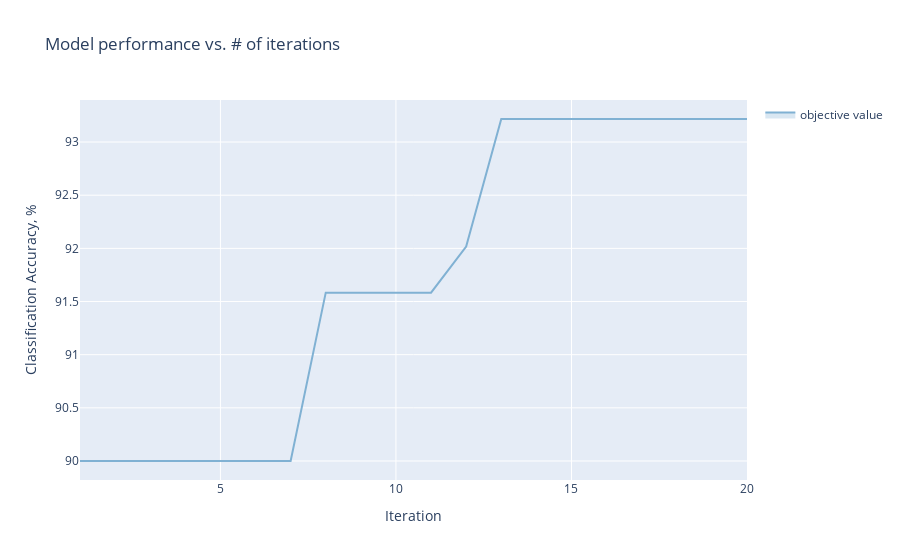

Notebook code cell kept with this figure:
### Code cell
# plot best objective as function of the iteration 
best_objectives = np.array([[trial.objective_mean*100 for trial in experiment.trials.values()]])
best_objective_plot = optimization_trace_single_method(
    y=np.maximum.accumulate(best_objectives, axis=1),
    title="Model performance vs. # of iterations",
    ylabel="Classification Accuracy, %",
)
render(best_objective_plot)

### Figure 1 — Plotly figure (JSON) as saved in the notebook; plotly's stock layout.template omitted (floating-point values rounded to 4 significant figures)
{"data": [{"hoverinfo": "none", "legendgroup": "", "line": {"width": 0}, "mode": "lines", "showlegend": false, "type": "scatter", "x": [1, 2, 3, 4, 5, 6, 7, 8, 9, 10, 11, 12, 13, 14, 15, 16, 17, 18, 19, 20], "y": [90, 90, 90, 90, 90, 90, 90, 91.58, 91.58, 91.58, 91.58, 92.02, 93.22, 93.22, 93.22, 93.22, 93.22, 93.22, 93.22, 93.22]}, {"fill": "tonexty", "fillcolor": "rgba(128,177,211,0.3)", "legendgroup": "objective value", "line": {"color": "rgba(128,177,211,1)"}, "mode": "lines", "name": "objective value", "type": "scatter", "x": [1, 2, 3, 4, 5, 6, 7, 8, 9, 10, 11, 12, 13, 14, 15, 16, 17, 18, 19, 20], "y": [90, 90, 90, 90, 90, 90, 90, 91.58, 91.58, 91.58, 91.58, 92.02, 93.22, 93.22, 93.22, 93.22, 93.22, 93.22, 93.22, 93.22]}, {"fill": "tonexty", "fillcolor": "rgba(128,177,211,0.3)", "hoverinfo": "none", "legendgroup": "", "line": {"width": 0}, "mode": "lines", "showlegend": false, "type": "scatter", "x": [1, 2, 3, 4, 5, 6, 7, 8, 9, 10, 11, 12, 13, 14, 15, 16, 17, 18, 19, 20], "y": [90, 90, 90, 90, 90, 90, 90, 91.58, 91.58, 91.58, 91.58, 92.02, 93.22, 93.22, 93.22, 93.22, 93.22, 93.22, 93.22, 93.22]}], "layout": {"showlegend": true, "title": {"text": "Model performance vs. # of iterations"}, "xaxis": {"title": {"text": "Iteration"}}, "yaxis": {"title": {"text": "Classification Accuracy, %"}}}}
